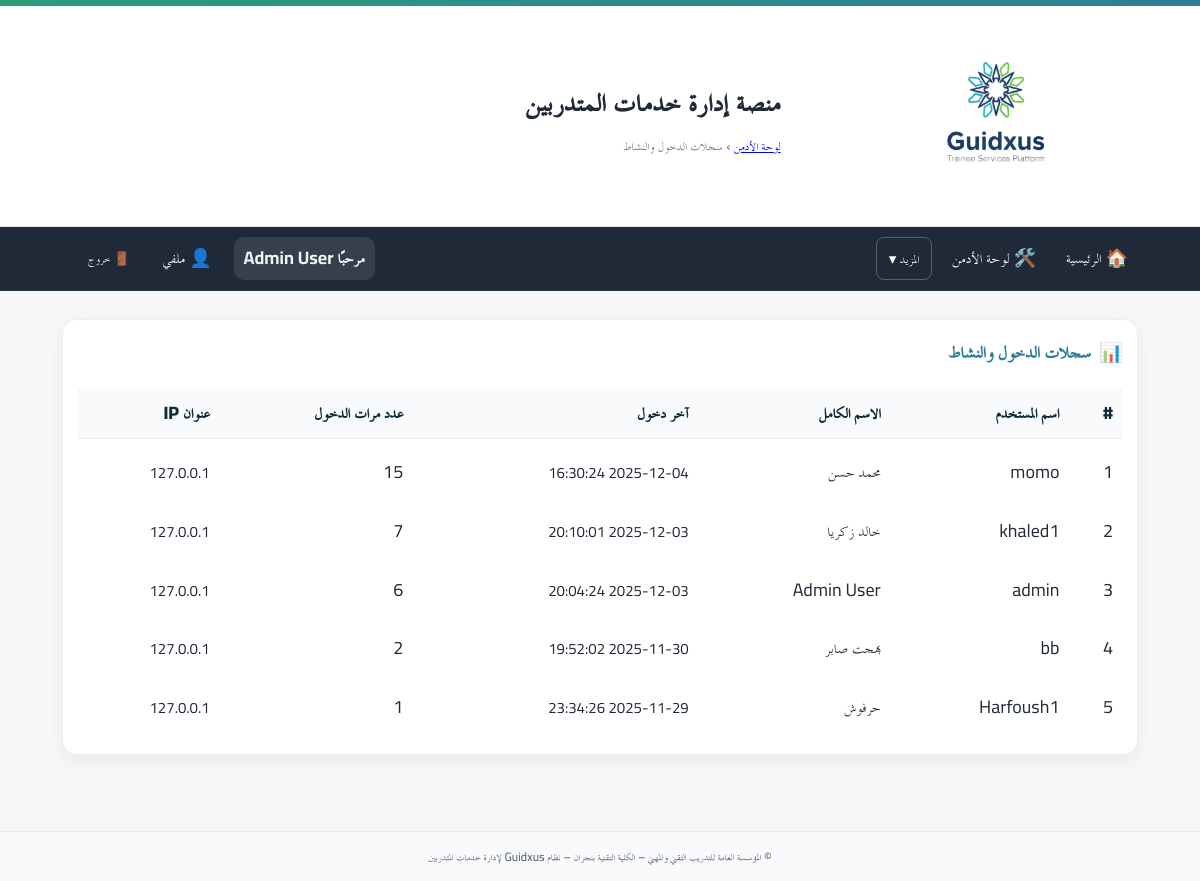
The page /admin/audit (signed in) on the database its author committed.
### app/models.py (models this page shows)
class User(Base):
    __tablename__ = "users"
    id = Column(Integer, primary_key=True, autoincrement=True)
    full_name = Column(String(255), nullable=False)
    username = Column(String(100), unique=True, nullable=False, index=True)
    password_hash = Column(String(255), nullable=False)
    is_admin = Column(Boolean, default=False, nullable=False)   # سوبر أدمن (صلاحيات كاملة)
    is_college_admin = Column(Boolean, default=False, nullable=False)  # أدمن كلية (صلاحيات في نطاق كلية واحدة)
    college_admin_college = Column(String(255), nullable=True)  # الكلية التي يديرها أدمن الكلية
    is_hod = Column(Boolean, default=False, nullable=False)      # رئيس قسم؟
    is_doc = Column(Boolean, default=False, nullable=False)      # 👈 طبيب الكلية (جديد)
    hod_college = Column(String(255), nullable=True)             # كلية رئيس القسم (إن وُجد)
    is_active = Column(Boolean, default=True, nullable=False)
    must_change_password = Column(Boolean, default=True, nullable=False)  # يجب تغيير كلمة المرور عند أول دخول
    created_at = Column(DateTime, server_default=func.now(), nullable=False)
    updated_at = Column(DateTime, onupdate=func.now())
    headed_departments = relationship(
        "Department",
        back_populates="head_user",
        foreign_keys="Department.head_user_id",
        lazy="selectin",
    )

class LoginLog(Base):
    __tablename__ = "login_logs"
    id = Column(Integer, primary_key=True, autoincrement=True)
    user_id = Column(Integer, ForeignKey("users.id", ondelete="CASCADE"), nullable=False)
    username = Column(String(100), nullable=False)
    login_at = Column(DateTime, server_default=func.now(), nullable=False)
    ip_address = Column(String(50), nullable=True)
    user = relationship("User", backref="login_logs")
    __table_args__ = (
        Index("idx_login_logs_user_id", "user_id"),
        Index("idx_login_logs_login_at", "login_at"),
    )

### app/routers/admin.py (the view)
@router.get("/audit", dependencies=[Depends(require_admin)])
def admin_audit(request: Request, db: Session = Depends(get_db)):
    from sqlalchemy import func, desc
    from datetime import datetime
    users = db.query(User).all()
    users_stats = []
    for user in users:
        last_login = db.query(LoginLog).filter(LoginLog.user_id == user.id).order_by(desc(LoginLog.login_at)).first()
        login_count = db.query(LoginLog).filter(LoginLog.user_id == user.id).count()
        users_stats.append({
            "id": user.id,
            "username": user.username,
            "full_name": user.full_name,
            "last_login": last_login.login_at if last_login else None,
            "last_ip": last_login.ip_address if last_login else None,
            "login_count": login_count,
        })
    users_stats.sort(key=lambda x: x["last_login"] or datetime.min, reverse=True)
    return templates.TemplateResponse(
        "admin/login_activity.html",
        {"request": request, "users_stats": users_stats}
    )

### app/templates/admin/login_activity.html
{% extends "base.html" %}
{% block breadcrumb %}
  <a href="/admin/">لوحة الأدمن</a> › <span>سجلات الدخول والنشاط</span>
{% endblock %}
{% block content %}
<section class="card card-prestige">
  <div class="card-head">
    <div class="card-icon">📊</div>
    <h3>سجلات الدخول والنشاط</h3>
  </div>
  <div class="table-wrap">
    <table class="tbl">
      <thead>
        <tr>
          <th>#</th>
          <th>اسم المستخدم</th>
          <th>الاسم الكامل</th>
          <th>آخر دخول</th>
          <th>عدد مرات الدخول</th>
          <th>عنوان IP</th>
        </tr>
      </thead>
      <tbody>
        {% if users_stats %}
          {% for stat in users_stats %}
          <tr>
            <td>{{ loop.index }}</td>
            <td>{{ stat.username }}</td>
            <td>{{ stat.full_name }}</td>
            <td>
              {% if stat.last_login %}
                <small>{{ stat.last_login.strftime('%Y-%m-%d %H:%M:%S') }}</small>
              {% else %}
                <span class="muted">لم يتم تسجيل دخول</span>
              {% endif %}
            </td>
            <td>{{ stat.login_count }}</td>
            <td>
              {% if stat.last_ip %}
                <small>{{ stat.last_ip }}</small>
              {% else %}
                <span class="muted">-</span>
              {% endif %}
            </td>
          </tr>
          {% endfor %}
        {% else %}
          <tr><td colspan="6" class="muted">لا يوجد بيانات.</td></tr>
        {% endif %}
      </tbody>
    </table>
  </div>
</section>
{% endblock %}

### app/templates/base.html (shortened to what this page needs)
<!doctype html>
<html lang="ar" dir="rtl">
<head>
  <link rel="stylesheet" href="/static/css/app.css">
  <link rel="stylesheet" href="/static/css/custom.css">
</head>
<body>
  <header class="site-header">
    <div class="topband"></div>
    <div class="header-inner">
      {% if ui_logo_url %}
        <img src="{{ ui_logo_url }}" alt="{{ app_name or 'Logo' }}" class="logo">
      {% else %}
        <img src="/static/images/logo.jpg" alt="{{ app_name or 'Logo' }}" class="logo">
      {% endif %}
      <div class="titles">
        <h1 class="site-title">{{ app_name or "منصة إدارة خدمات المتدربين" }}</h1>
        <div class="breadcrumb">{% block breadcrumb %}{% endblock %}</div>
      </div>
    </div>
  </header>
  <nav class="main-nav">
    <div class="nav-inner">
      <a href="/">🏠 الرئيسية</a>
      {% set cu = request.session.get('user') %}
      {% set display_name = (cu.get('full_name') if cu and cu.get('full_name') else (cu.get('username') if cu and cu.get('username') else 'مستخدم')) %}
      {% if cu %}
        {% if cu.get('is_admin') %}
          <a href="/admin/">🛠️ لوحة الأدمن</a>
          <div class="nav-more">
            <button type="button">المزيد ▾</button>
          </div>
        {% endif %}
        <div class="navbar-right">
          <span class="greeting">مرحبًا {{ display_name }}</span>
          <a href="/profile/" class="btn-link" title="ملفي الشخصي">👤 ملفي</a>
          <form method="post" action="/auth/logout" style="margin:0;">
            <button class="btn-link btn-logout" title="تسجيل الخروج">🚪 خروج</button>
          </form>
        </div>
      {% else %}
        <div class="nav-spacer"></div>
        <a href="/auth/login">🔐 تسجيل الدخول</a>
      {% endif %}
    </div>
  </nav>
  <main class="container">
    {% block content %}{% endblock %}
  </main>
  <footer class="site-footer">
    <div class="container">
      <small>
        {{ ui_footer or "© المؤسسة العامة للتدريب التقني والمهني – الكلية التقنية بنجران – نظام Guidxus لإدارة خدمات المتدربين" }}
      </small>
    </div>
  </footer>
</body>
</html>

### app/static/css/app.css (style rules this page uses)
:root { --tvtc-green-1:#7EC6A4; --tvtc-green-2:#289D7B; --tvtc-blue-1:#6BB6C8; --tvtc-blue-2:#2F7E96; --tvtc-gray-1:#F5F7F8; --tvtc-gray-2:#E5E7EA; --tvtc-gray-3:#6B7280; --tvtc-black:#1F2937; --tvtc-ivory:#FAFAF7; }
* { box-sizing:border-box; font-family:"Cairo","TraditionalArabicCustom","MajallaCustom","Noto Kufi Arabic","Segoe UI",Arial,sans-serif; }
body { margin:0; background:linear-gradient(180deg,var(--tvtc-ivory),#fff 220px,var(--tvtc-gray-1) 221px); color:var(--tvtc-black); font-size:18px; line-height:1.7; }
.container { max-width:1100px; margin-inline:auto; padding:16px; }
.site-header { background:#fff; border-bottom:1px solid var(--tvtc-gray-2); }
.header-inner { display:flex; align-items:center; gap:16px; padding-block:12px; }
.logo { height:56px; width:auto; filter: drop-shadow(0 1px 0 rgba(0,0,0,.05)); }
.site-title { margin:0; color:var(--tvtc-blue-2); font-weight:700; letter-spacing:.3px; }
.breadcrumb { color:var(--tvtc-gray-3); font-size:.9rem; }
.topband { height:6px; background:linear-gradient(90deg,var(--tvtc-green-2),var(--tvtc-blue-2)); }
.site-footer { margin-top:40px; background:#fff; border-top:1px solid var(--tvtc-gray-2); padding:16px; color:var(--tvtc-gray-3); text-align:center; }
.card { background:#fff; border:1px solid var(--tvtc-gray-2); border-radius:12px; padding:16px; margin-block:12px; box-shadow:0 2px 6px rgba(0,0,0,.04); }
.card-prestige { border:1px solid rgba(31,41,55,.06); border-top:0; box-shadow:0 6px 18px rgba(0,0,0,.06); position:relative; overflow:hidden; }
.card-head { display:flex; align-items:center; gap:10px; margin-bottom:8px; }
.card-head h3 { margin:0; font-weight:800; color:var(--tvtc-blue-2); }
.card-icon { font-size:1.1rem; opacity:.9; }
.table-wrap { overflow:auto; }
table.tbl { width:100%; border-collapse:separate; border-spacing:0 8px; }
table.tbl thead th { background:#f8fafc; color:#0f2b37; padding:10px; font-weight:800; text-align:right; border-bottom:1px solid var(--tvtc-gray-2); }
table.tbl tbody tr { background:#fff; border:1px solid var(--tvtc-gray-2); }
table.tbl td { padding:10px; vertical-align:top; }
.main-nav { background: #1f2937; color: #fff; border-bottom: 1px solid rgba(255,255,255,.06); }
.main-nav .nav-inner { display: flex; gap: 10px; align-items: center; padding: 10px 12px; max-width: 1100px; margin: 0 auto; }
.main-nav a { color:#fff; text-decoration:none; padding:6px 10px; border-radius:8px; }
.main-nav form { margin-inline-start: auto; }
.btn-link { background: transparent; color: #fff; border: 0; cursor: pointer; padding: 6px 10px; border-radius: 8px; }

### app/static/css/custom.css (style rules this page uses)
.nav-inner a { display: inline-flex; align-items: center; gap: 6px; color: #fff; text-decoration: none; padding: 6px 10px; border-radius: 8px; }
.nav-inner .btn-link { display: inline-flex; align-items: center; gap: 6px; background: transparent; color: #fff; border: 0; cursor: pointer; padding: 6px 10px; border-radius: 8px; }
.navbar-right { display: flex; align-items: center; gap: 12px; }
.greeting { font-weight: 700; color: #f0f5f6; background: rgba(255, 255, 255, 0.10); padding: 6px 10px; border-radius: 10px; }
.btn-logout { margin-left: 40px; }
.btn-logout { margin-left: 16px; }
.nav-more { position: relative; }
.nav-more > button { background: transparent; border: 1px solid rgba(255, 255, 255, 0.25); color: #fff; padding: 6px 12px; border-radius: 8px; cursor: pointer; font-size: 0.95rem; display: inline-flex; align-items: center; gap: 6px; }
.card { background: #fff; border: 1px solid #eee; border-radius: 14px; padding: 14px; margin-bottom: 12px; }
.card-head { display: flex; align-items: center; gap: 8px; margin-bottom: 10px; }
.card-icon { font-size: 1.2rem; }
.site-footer { background: #f9fafb; padding: 12px 0; text-align: center; font-size: .9rem; color: #4b5563; }

### rows shown on the page
User: full_name "Admin User", username "admin", full_name "Admin User"
User: username "momo", full_name "محمد حسن"
LoginLog: last_login "2025-12-04 16:30:24", last_ip "127.0.0.1"
User: username "khaled1", full_name "خالد زكريا"
LoginLog: last_login "2025-12-03 20:10:01", last_ip "127.0.0.1"
LoginLog: last_login "2025-12-03 20:04:24", last_ip "127.0.0.1"
User: username "bb", full_name "بهجت صابر"
LoginLog: last_login "2025-11-30 19:52:02", last_ip "127.0.0.1"
User: username "Harfoush1", full_name "حرفوش"
LoginLog: last_login "2025-11-29 23:34:26", last_ip "127.0.0.1"

### other values the page prints
{{ app_name or "منصة إدارة خدمات المتدربين" }} "منصة إدارة خدمات المتدربين"
{{ stat.login_count }} "15" "7" "6" "2" "1"
